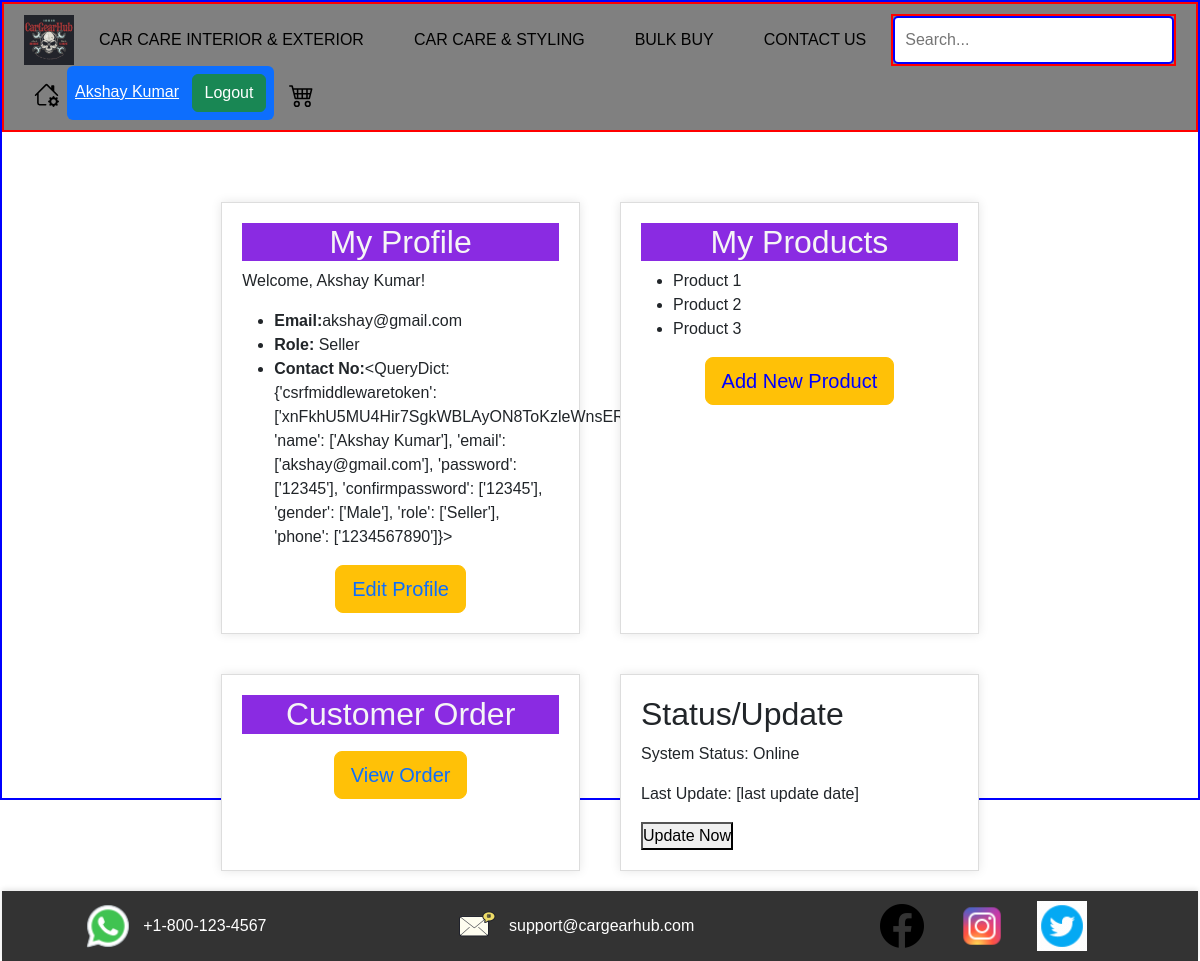
Page /admin_dashboard/ (signed in) on the earlier database version.
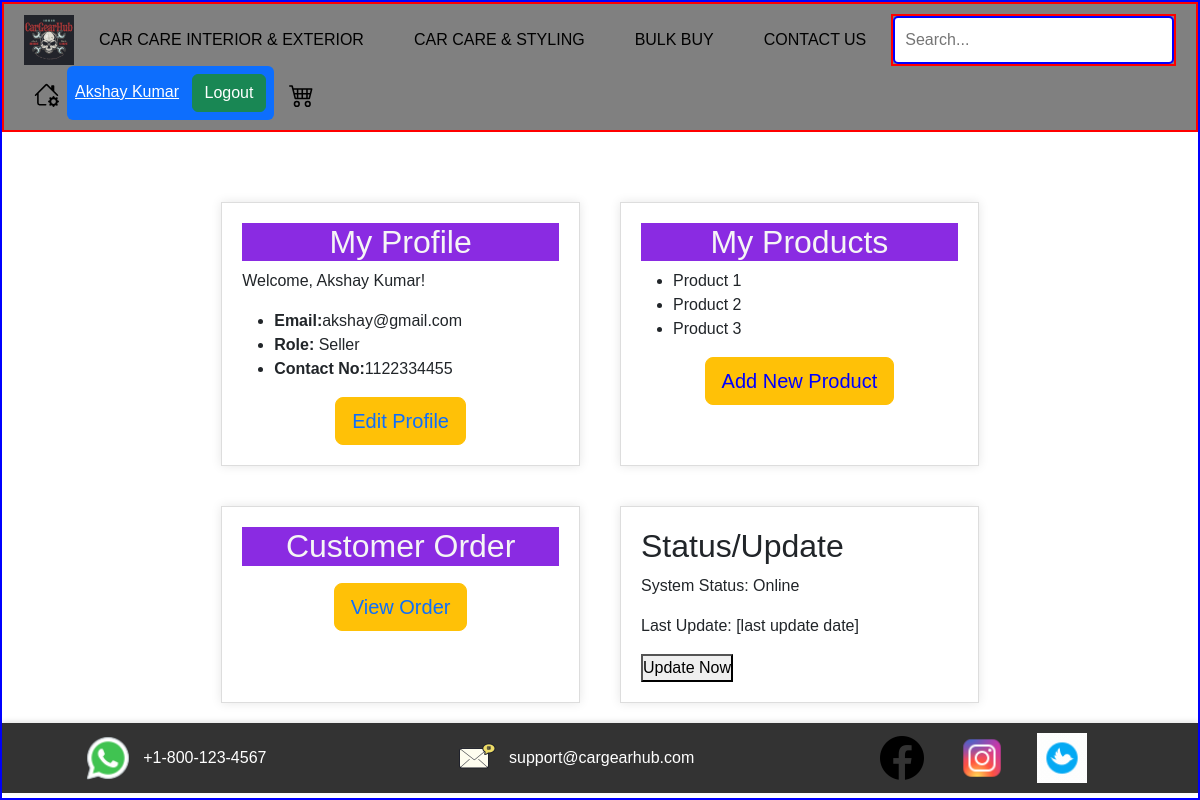
Same page on the later database version.
### app/models.py (models this page shows, shortened)
class Admin_data(models.Model):
    admin_id=models.AutoField(primary_key=True, unique=True)
    admin_name=models.CharField(max_length=100)
    admin_email=models.EmailField(max_length=100)
    admin_password=models.CharField(max_length=20)
    admin_gender=models.CharField(max_length=10)
    admin_role=models.CharField(max_length=20)
    admin_phone=models.CharField(max_length=10)

### app/views.py (the view)
# urls.py: path('admin_dashboard/', views.admin , name='admin_dashboard'),
def admin(request):
    if not(request.session.get('admin_id')):
        return redirect("login")
    admin_data=models.Admin_data.objects.get(admin_id=request.session.get('admin_id'))
    data={
        'admin_data':admin_data
    }
    return render(request, "admin/admin.html",context=data)

### app/templates/admin/admin.html (shortened to what this page needs)
<!DOCTYPE html>
{% load static %}
<html lang="en">
<head>
    <link href="https://cdn.jsdelivr.net/npm/bootstrap@5.3.3/dist/css/bootstrap.min.css" rel="stylesheet"
>
    <link rel="stylesheet" href="{% static 'app/css/admin/admin.css' %}">
</head>
<body>
    {% include 'navbar.html' %}
    <main>
        <section class="profile">
            <center><h2 style="color:whitesmoke; background-color: blueviolet;">My Profile</h2></center>
            <p>Welcome, {{ admin_data.admin_name}}!</p>
            <ul>
                <li><strong>Email:</strong>{{admin_data.admin_email}}</li>
                <li><strong>Role:</strong> {{admin_data.admin_role}}</li>
                <li><strong>Contact No:</strong>{{admin_data.admin_phone}}</li>
            </ul>
            <center><button type="button" class="btn btn-warning btn-lg" ><a href="{% url 'admin_update' %}" style="text-decoration:none;">Edit Profile</a></button></center>
        </section>
        <section class="products">
            <center><h2 style="color:whitesmoke; background-color: blueviolet;">My Products</h2></center>
            <ul>
                <li>Product 1</li>
                <li>Product 2</li>
                <li>Product 3</li>
            </ul>
            <center><button type="button" class="btn btn-warning btn-lg"><a class="btn-add" style="color: blue; text-decoration: none; margin-top: 40%;" href="{% url 'add_product' %}">Add New Product</a></button></center>
        </section>
        <section class="customers">
            <center><h2 style="color: whitesmoke; background-color: blueviolet;">Customer Order</h2></center>
           <center> <button type="button" class="btn btn-warning btn-lg" style="margin-top: 3%;"><a href="{% url 'customer_view' %}" style="text-decoration: none;">View Order</a></button></center>
        </section>
        <section class="status">
            <h2>Status/Update</h2>
            <p>System Status: <span class="online">Online</span></p>
            <p>Last Update: [last update date]</p>
            <button class="btn-update">Update Now</button>
        </section>
    </main>
    {% include 'footer.html' %}
</body>

### app/templates/navbar.html (shortened to what this page needs)
<!doctype html>
{% load static %}
<html lang="en">
  <head>
    <link href="https://cdn.jsdelivr.net/npm/bootstrap@5.3.3/dist/css/bootstrap.min.css" rel="stylesheet">
    <link rel="stylesheet" href="{% static 'app/css/owl.carousel.min.css' %}">
    <link rel="stylesheet" href="{% static 'app/css/all.min.css' %}">
    <link rel="stylesheet" href="{% static 'app/css/navbar.css' %}">
  </head>
  <body>
    <nav class="navbar">
        <img src="{% static 'app/images/banner/brandlogo1.png' %}" alt="Brand Logo" class="brand-logo">
        <ul class="nav-menu">
            <li class="nav-item">
                <a href="#">CAR CARE INTERIOR & EXTERIOR</a>
            </li>
            <li class="nav-item">
                <a href="#">CAR CARE & STYLING</a>
            </li>
            <li class="nav-item">
                <a href="#">BULK BUY</a>
            </li>
            <li class="nav-item">
                <a href="{% url 'contactus' %}">CONTACT US</a>
        </ul>
        <div class="search-bar">
            <input type="text" placeholder="Search...">
        </div>
        <div class="nav-icons">
            <button class="icon-button" onclick="location.href='{% url 'home' %}'">
            </button>
            {% if request.session.customer_id or request.session.admin_id %}
            <div class = "ms-2 bg-primary p-2 rounded">
                {% if request.session.customer_id %}
                <a class="text-white"  href="{% url 'customer' %}">{{request.session.customer_name}}</a>
                {% elif request.session.admin_id %}
                <a class="text-white" href="{% url 'admin_dashboard' %}">{{request.session.admin_name}}</a>
                {% endif %}
              <a class="btn btn-success ms-2" href="{% url 'logout' %}">Logout</a>
            </div>
              {% else %}
              <a type="button" class="btn btn-success" href="{% url 'signup' %}" style="margin-left: 30px;" >SignUp</a>
             <a type="button" class="btn btn-dark" href="{% url 'login' %}" style="margin-left: 30px;">login</a>
              {% endif %}
            <button class="icon-button"onclick="location.href='#'" style="margin-left: 15px;">
            </button>
        </div>
    </nav>
  </body>
</html>

Differences in the rows shown:
changed Admin_data "Akshay Kumar": admin_phone "<QueryDict: {'csrfmiddlewaretoken': ['xnFkhU5MU4Hir7SgkWBLAyON8ToKzleWnsER7LqPK95RILDKsfQT7RRkJ89Vscx1'], 'name': ['Akshay Kumar'], 'email': ['akshay@gmail.com'], 'password': ['12345'], 'confirmpassword': ['12345'], 'gender': ['Male'], 'role': ['Seller'], 'phone': ['1234567890']}>" → "1122334455"
